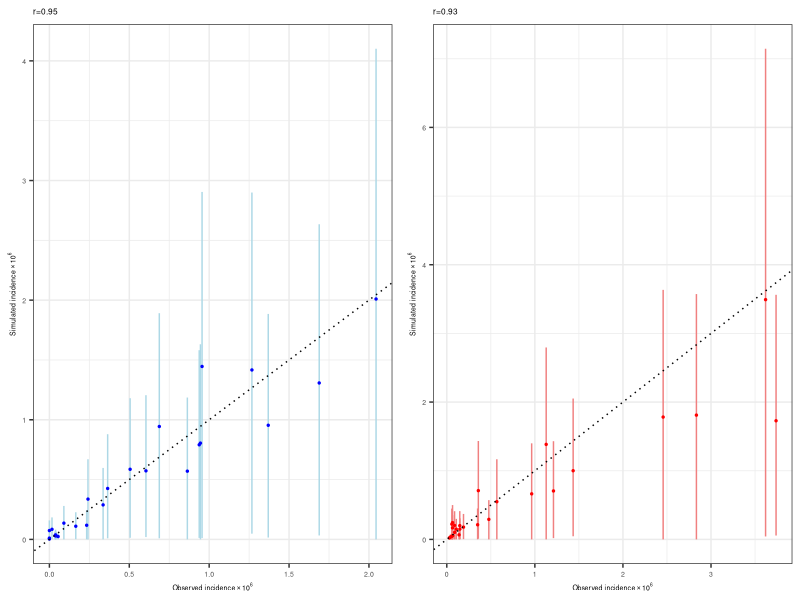
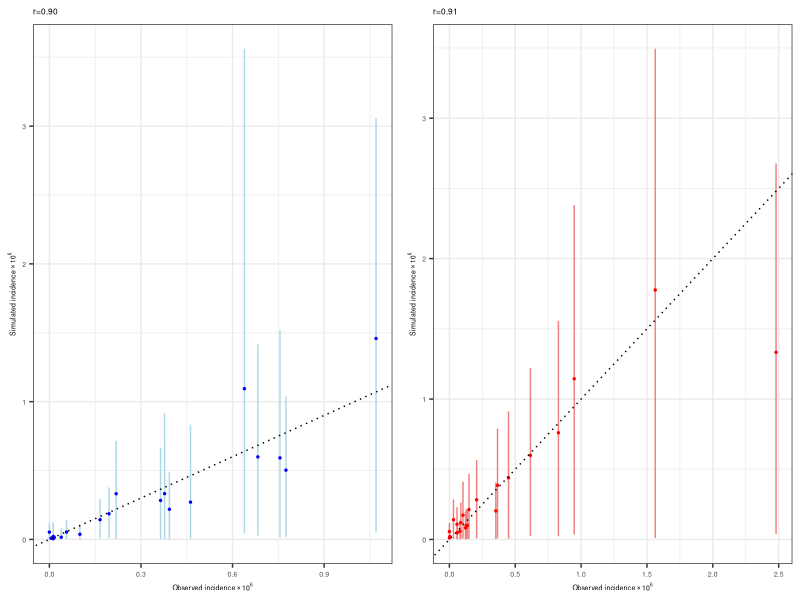
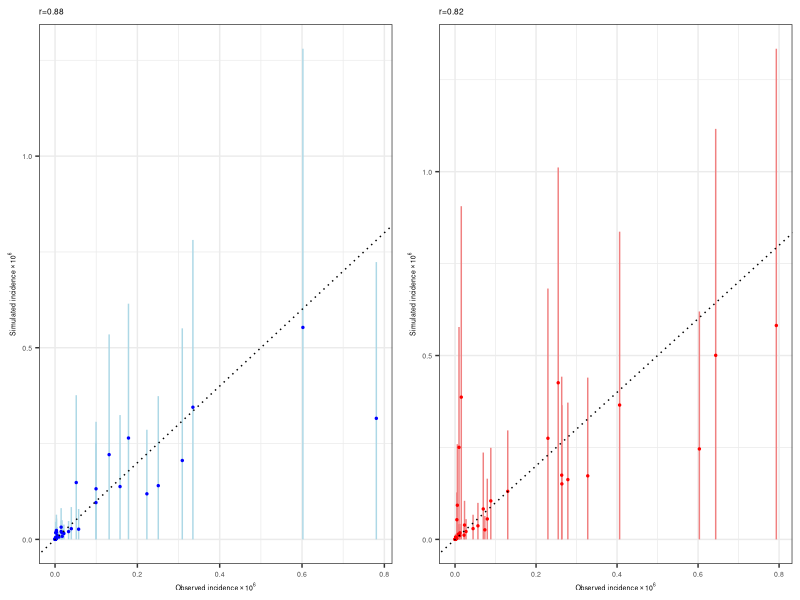

The R script that drew these images, in order: (Note: this script raises an error after producing the figures.)
library(ggplot2)
library(tidyverse)
library(gridExtra)

sim1_H1N_summary <- read.csv('Germany sim1_H1N_summary.csv')
sim1_H3N_summary <- read.csv('Germany sim1_H3N_summary.csv')
sim1_H1N_summary <- na.omit(sim1_H1N_summary)
sim1_H3N_summary <- na.omit(sim1_H3N_summary)

cor.H1N <- cor(sim1_H1N_summary$mean, sim1_H1N_summary$H1N)
cortest.H1N <- cor.test(sim1_H1N_summary$mean, sim1_H1N_summary$H1N)
cor.H3N <- cor(sim1_H3N_summary$mean, sim1_H3N_summary$H3N)
cortest.H3N <- cor.test(sim1_H3N_summary$mean, sim1_H3N_summary$H3N)

label1 <- sprintf('r=%.2f',cor.H1N)
f1 <- ggplot(data=sim1_H1N_summary, aes(x=H1N, y=mean, ymin=lower, ymax=upper)) + 
  geom_linerange(color='LightBlue', size=0.5) + 
  geom_point(color='blue',size=0.5) +
  geom_abline(intercept = 0,slope=1, color='black', linetype="dotted") +
  labs(x=expression(paste('Observed incidence'%*%10^6)),
       y=expression(paste('Simulated incidence'%*%10^6)),
       title=label1) +
  theme_bw() +
  theme(axis.title.x = element_text(size = 5), axis.title.y = element_text(size = 5)) +
  theme(axis.text.x = element_text(size = 5), axis.text.y = element_text(size = 5),title=element_text(size=5))

label2 <- sprintf('r=%.2f',cor.H3N)
f2 <- ggplot(data=sim1_H3N_summary, aes(x=H3N, y=mean, ymin=lower, ymax=upper)) + 
  geom_linerange(color='LightCoral', size=0.5) + 
  geom_point(color='red',size=0.5) +
  geom_abline(intercept = 0,slope=1, color='black', linetype="dotted") +
  labs(x=expression(paste('Observed incidence'%*%10^6)),
       y=expression(paste('Simulated incidence'%*%10^6)),
       title=label2) +
  theme_bw() +
  theme(axis.title.x = element_text(size = 5), axis.title.y = element_text(size = 5)) +
  theme(axis.text.x = element_text(size = 5), axis.text.y = element_text(size = 5),title=element_text(size=5))

g1 <- grid.arrange(f1, f2, nrow=1)


sim1_H1N_summary <- read.csv('Austria sim1_H1N_summary.csv')
sim1_H3N_summary <- read.csv('Austria sim1_H3N_summary.csv')
sim1_H1N_summary <- na.omit(sim1_H1N_summary)
sim1_H3N_summary <- na.omit(sim1_H3N_summary)

cor.H1N <- cor(sim1_H1N_summary$mean, sim1_H1N_summary$H1N)
cortest.H1N <- cor.test(sim1_H1N_summary$mean, sim1_H1N_summary$H1N)
cor.H3N <- cor(sim1_H3N_summary$mean, sim1_H3N_summary$H3N)
cortest.H3N <- cor.test(sim1_H3N_summary$mean, sim1_H3N_summary$H3N)

label1 <- sprintf('r=%.2f',cor.H1N)
f1 <- ggplot(data=sim1_H1N_summary, aes(x=H1N, y=mean, ymin=lower, ymax=upper)) + 
  geom_linerange(color='LightBlue', size=0.5) + 
  geom_point(color='blue',size=0.5) +
  geom_abline(intercept = 0,slope=1, color='black', linetype="dotted") +
  labs(x=expression(paste('Observed incidence'%*%10^6)),
       y=expression(paste('Simulated incidence'%*%10^6)),
       title=label1) +
  theme_bw() +
  theme(axis.title.x = element_text(size = 5), axis.title.y = element_text(size = 5)) +
  theme(axis.text.x = element_text(size = 5), axis.text.y = element_text(size = 5),title=element_text(size=5))

label2 <- sprintf('r=%.2f',cor.H3N)
f2 <- ggplot(data=sim1_H3N_summary, aes(x=H3N, y=mean, ymin=lower, ymax=upper)) + 
  geom_linerange(color='LightCoral', size=0.5) + 
  geom_point(color='red',size=0.5) +
  geom_abline(intercept = 0,slope=1, color='black', linetype="dotted") +
  labs(x=expression(paste('Observed incidence'%*%10^6)),
       y=expression(paste('Simulated incidence'%*%10^6)),
       title=label2) +
  theme_bw() +
  theme(axis.title.x = element_text(size = 5), axis.title.y = element_text(size = 5)) +
  theme(axis.text.x = element_text(size = 5), axis.text.y = element_text(size = 5),title=element_text(size=5))

g2 <- grid.arrange(f1, f2, nrow=1)


sim1_H1N_summary <- read.csv('Norway sim1_H1N_summary.csv')
sim1_H3N_summary <- read.csv('Norway sim1_H3N_summary.csv')
sim1_H1N_summary <- na.omit(sim1_H1N_summary)
sim1_H3N_summary <- na.omit(sim1_H3N_summary)

cor.H1N <- cor(sim1_H1N_summary$mean, sim1_H1N_summary$H1N)
cortest.H1N <- cor.test(sim1_H1N_summary$mean, sim1_H1N_summary$H1N)
cor.H3N <- cor(sim1_H3N_summary$mean, sim1_H3N_summary$H3N)
cortest.H3N <- cor.test(sim1_H3N_summary$mean, sim1_H3N_summary$H3N)

label1 <- sprintf('r=%.2f',cor.H1N)
f1 <- ggplot(data=sim1_H1N_summary, aes(x=H1N, y=mean, ymin=lower, ymax=upper)) + 
  geom_linerange(color='LightBlue', size=0.5) + 
  geom_point(color='blue',size=0.5) +
  geom_abline(intercept = 0,slope=1, color='black', linetype="dotted") +
  labs(x=expression(paste('Observed incidence'%*%10^6)),
       y=expression(paste('Simulated incidence'%*%10^6)),
       title=label1) +
  theme_bw() +
  theme(axis.title.x = element_text(size = 5), axis.title.y = element_text(size = 5)) +
  theme(axis.text.x = element_text(size = 5), axis.text.y = element_text(size = 5),title=element_text(size=5))

label2 <- sprintf('r=%.2f',cor.H3N)
f2 <- ggplot(data=sim1_H3N_summary, aes(x=H3N, y=mean, ymin=lower, ymax=upper)) + 
  geom_linerange(color='LightCoral', size=0.5) + 
  geom_point(color='red',size=0.5) +
  geom_abline(intercept = 0,slope=1, color='black', linetype="dotted") +
  labs(x=expression(paste('Observed incidence'%*%10^6)),
       y=expression(paste('Simulated incidence'%*%10^6)),
       title=label2) +
  theme_bw() +
  theme(axis.title.x = element_text(size = 5), axis.title.y = element_text(size = 5)) +
  theme(axis.text.x = element_text(size = 5), axis.text.y = element_text(size = 5),title=element_text(size=5))

g3 <- grid.arrange(f1, f2, nrow=1)

tiff('FigS7.tiff', height = 1500, width = 1500, res = 350, units = 'px',pointsize = 6,compression = 'jpeg')
ggarrange(g1,g2,g3, labels = c('A','B','C'), nrow=3,font.label = list(size=10))
dev.off()

